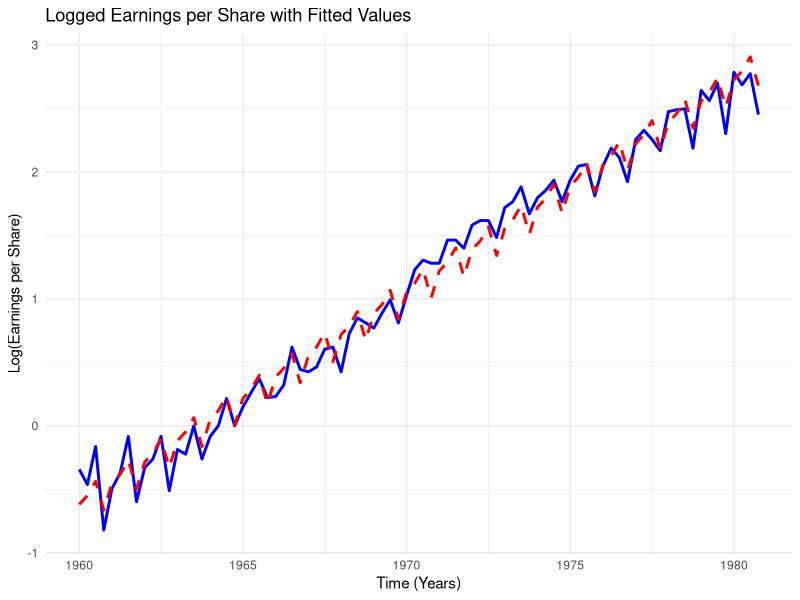
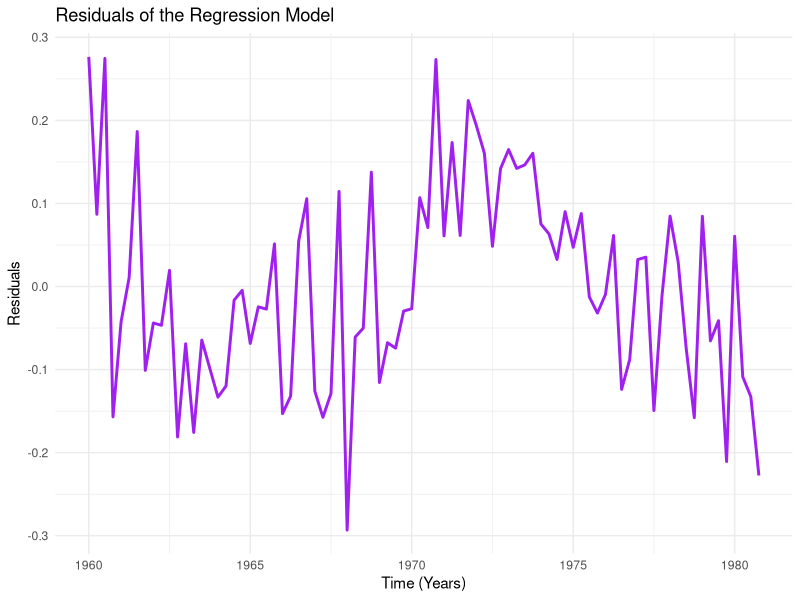
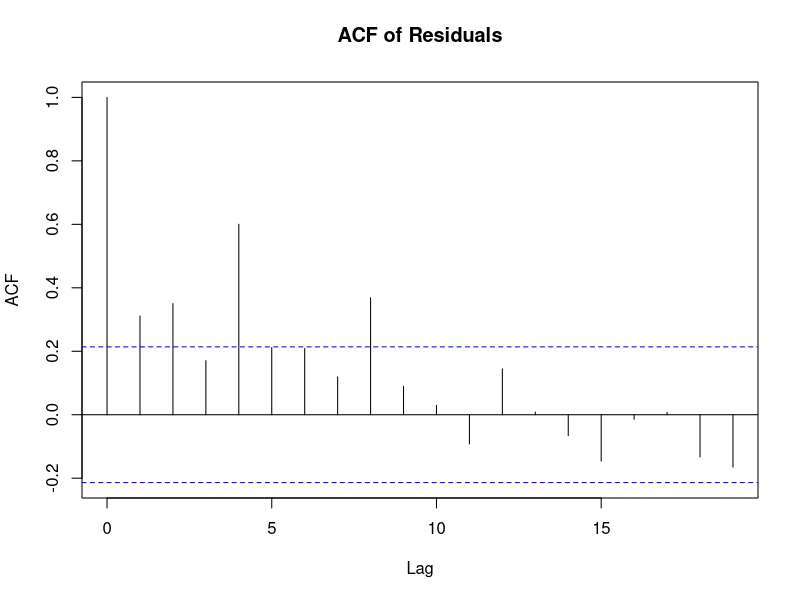

R code for these plots, in order:
## ---- chunk 1
knitr::opts_chunk$set(echo = TRUE)
## ---- chunk 2

# Load the Johnson & Johnson data
data("JohnsonJohnson")

jj_data <- data.frame(
  Year = as.numeric(time(JohnsonJohnson)),
  EPS = as.numeric(JohnsonJohnson)
)

jj_data$log_EPS <- log(jj_data$EPS)

jj_data$t <- jj_data$Year
jj_data$Quarter <- as.factor(cycle(JohnsonJohnson))
jj_data$Q1 <- ifelse(jj_data$Quarter == 1, 1, 0)
jj_data$Q2 <- ifelse(jj_data$Quarter == 2, 1, 0)
jj_data$Q3 <- ifelse(jj_data$Quarter == 3, 1, 0)
jj_data$Q4 <- ifelse(jj_data$Quarter == 4, 1, 0)

model <- lm(log_EPS ~ t + Q1 + Q2 + Q3 + Q4 - 1, data = jj_data)

summary(model)
## ---- chunk 3

beta <- coef(model)["t"]
cat("Estimated average annual increase in logged earnings per share:", beta, "\n")

## ---- chunk 4
alpha3 <- coef(model)["Q3"]
alpha4 <- coef(model)["Q4"]

delta_alpha <- alpha4 - alpha3
cat("Change from Q3 to Q4 in logged earnings:", delta_alpha, "\n")

percentage_change <- (delta_alpha)/abs(alpha3)
cat("Percentage change from Q3 to Q4:", percentage_change, "%\n")

## ---- chunk 5
model_with_intercept <- lm(log_EPS ~ t + Q1 + Q2 + Q3 + Q4, data = jj_data)
summary(model_with_intercept)

## ---- chunk 6
jj_data$fitted <- fitted(model)

# Plot the data and fitted values
library(ggplot2)

ggplot(jj_data, aes(x = t, y = log_EPS)) +
  geom_line(color = "blue", size = 1) +
  geom_line(aes(y = fitted), color = "red", size = 1, linetype = "dashed") +
  labs(title = "Logged Earnings per Share with Fitted Values",
       x = "Time (Years)",
       y = "Log(Earnings per Share)") +
  theme_minimal()

jj_data$residuals <- resid(model)

ggplot(jj_data, aes(x = t, y = residuals)) +
  geom_line(color = "purple", size = 1) +
  labs(title = "Residuals of the Regression Model",
       x = "Time (Years)",
       y = "Residuals") +
  theme_minimal()

acf(jj_data$residuals, main = "ACF of Residuals")
